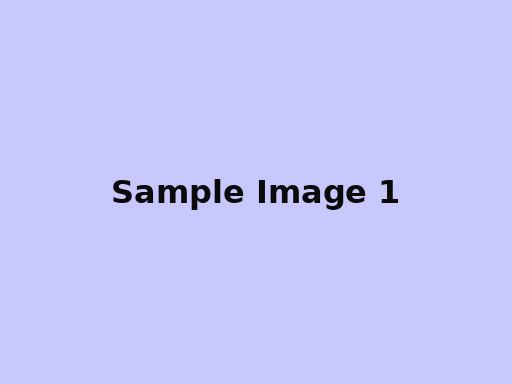
#> input picture Machine Learning/05_Image_Video_Processing/datasets/sample_images/sample1.png, 512 x 384 px; the run also reads 1 picture not shown here
$ jupyter execute 02-Pointwise-Operations-and-Histograms.ipynb   (shell and % lines are left out)
#> lines starting #> are read from the running program, lines starting #| are printed output that depends on the picture
# Table of Contents

- [1. Title and Overview](#1-title-and-overview)
- [2. Setup and Imports](#2-setup-and-imports)
- [3. Section 1: Introduction to Pointwise Operations](#3-section-1-introduction-to-pointwise-operations)
  - [What are Pointwise Operations?](#what-are-pointwise-operations)
  - [Why Pointwise Operations Matter](#why-pointwise-operations-matter)
  - [Basic Concepts](#basic-concepts)
- [4. Section 2: Brightness and Contrast Adjustments](#4-section-2-brightness-and-contrast-adjustments)
  - [Understanding Brightness and Contrast](#understanding-brightness-and-contrast)
  - [Adjusting Brightness](#adjusting-brightness)
  - [Adjusting Contrast](#adjusting-contrast)
  - [Combined Brightness and Contrast](#combined-brightness-and-contrast)
- [5. Section 3: Introduction to Histograms](#5-section-3-introduction-to-histograms)
  - [What is a Histogram?](#what-is-a-histogram)
  - [Computing and Plotting Histograms](#computing-and-plotting-histograms)
  - [Histograms for Color Images](#histograms-for-color-images)
  - [Interpreting Histograms](#interpreting-histograms)
- [6. Section 4: Histogram Equalization - Grayscale](#6-section-4-histogram-equalization---grayscale)
  - [What is Histogram Equalization?](#what-is-histogram-equalization)
  - [How It Works](#how-it-works)
  - [Implementing Grayscale Equalization](#implementing-grayscale-equalization)
  - [When to Use and Limitations](#when-to-use-and-limitations)
- [7. Section 5: Histogram Equalization - Color Images](#7-section-5-histogram-equalization---color-images)
  - [Challenges with Color Equalization](#challenges-with-color-equalization)
  - [Equalization in HSV Space](#equalization-in-hsv-space)
  - [Equalization in YCbCr Space](#equalization-in-ycbcr-space)
  - [RGB Equalization (with Caveats)](#rgb-equalization-with-caveats)
- [8. Section 6: Contrast Limited Adaptive Histogram Equalization (CLAHE)](#8-section-6-contrast-limited-adaptive-histogram-equalization-clahe)
  - [What is CLAHE?](#what-is-clahe)
  - [Parameters Explained](#parameters-explained)
  - [Implementing CLAHE](#implementing-clahe)
  - [When CLAHE Shines](#when-clahe-shines)
- [9. Section 7: Gamma Correction](#9-section-7-gamma-correction)
  - [What is Gamma Correction?](#what-is-gamma-correction)
  - [Understanding Gamma Values](#understanding-gamma-values)
  - [Implementing Gamma Correction](#implementing-gamma-correction)
  - [Practical Applications](#practical-applications)
- [10. Section 8: Putting It All Together](#10-section-8-putting-it-all-together)
  - [Comparison of Techniques](#comparison-of-techniques)
  - [Best Practices and Tips](#best-practices-and-tips)
  - [Further Reading and Exercises](#further-reading-and-exercises)
- [11. Conclusion](#11-conclusion)

# 1. Title and Overview

# Pointwise Operations and Histograms: Enhancing Images Pixel by Pixel

**Brief Introduction**: A beginner-friendly guide to pointwise operations, brightness/contrast adjustments, histograms, and advanced equalization techniques in image processing.

# 2. Setup and Imports

## Environment Setup

This section explains the necessary libraries we'll use for image processing tasks.

- **OpenCV**: Our main toolbox for image operations.
- **NumPy**: For numerical computations.
- **Matplotlib**: For visualizations.
- **scikit-image**: For advanced functions like CLAHE.

**Beginner Tip**: "Think of libraries as toolboxes. OpenCV is our main toolbox for image operations, NumPy for numerical computations, Matplotlib for visualizations, and scikit-image for advanced functions."

[cell 1]
import cv2
import numpy as np
import matplotlib.pyplot as plt
from skimage import exposure

# Set up matplotlib for inline plotting
plt.style.use('default')

# 3. Introduction to Pointwise Operations

## What are Pointwise Operations?

Pointwise operations modify each pixel independently, like adjusting brightness or contrast. Analogy: "It's like turning up the volume on each note in a song individually."

These operations are foundational for image enhancement and preprocessing for computer vision tasks.

## Why Pointwise Operations Matter

Pointwise operations enhance visibility in low-light images, correct camera issues, and prepare data for analysis. Common use cases include photography editing, medical imaging, and surveillance.

## Basic Concepts

Pixel values range from 0-255 for 8-bit images, representing intensity transformations.

[cell 2]
# Load and display a sample image
img = cv2.imread('datasets/sample_images/sample1.png')
#> img is the input picture: shape (384, 512, 3); mean B, G, R 251.4, 197.2, 197.2
img_rgb = cv2.cvtColor(img, cv2.COLOR_BGR2RGB)

plt.imshow(img_rgb)
plt.title('Sample Image')
plt.axis('off')
plt.show()

# 4. Brightness and Contrast Adjustments

## Understanding Brightness and Contrast

- **Brightness**: Overall lightness/darkness. Analogy: "Brightness is like room lighting; contrast is like the range of shades in a painting."
- **Contrast**: Difference between light and dark areas.

Mathematical formulas involve brightness shift and contrast scaling.

## Adjusting Brightness

Add or subtract a constant from all pixels.

[cell 3]
# Load a sample image
img_dark = cv2.imread('datasets/sample_images/sample2.png')
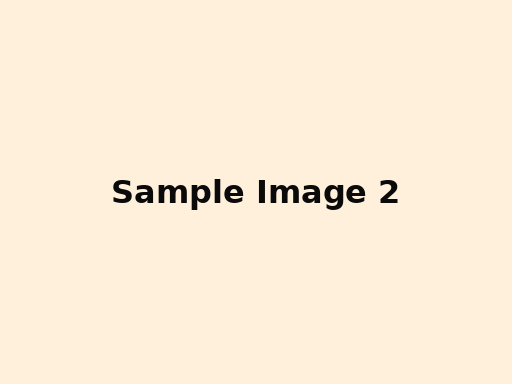
#> input picture Machine Learning/05_Image_Video_Processing/datasets/sample_images/sample2.png, 512 x 384 px
#> img_dark is the input picture: shape (384, 512, 3); mean B, G, R 216.9, 236.6, 251.4
img_dark_rgb = cv2.cvtColor(img_dark, cv2.COLOR_BGR2RGB)

# Increase brightness
bright_img = cv2.add(img_dark, 50)
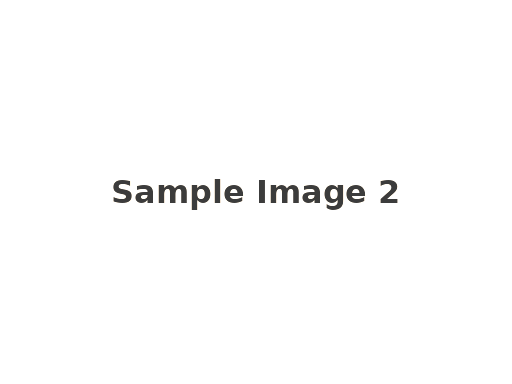
#> bright_img: shape (384, 512, 3); mean B, G, R 252.2, 252.2, 252.2
bright_img_rgb = cv2.cvtColor(bright_img, cv2.COLOR_BGR2RGB)

# Decrease brightness
dark_img = cv2.subtract(img_dark, 50)
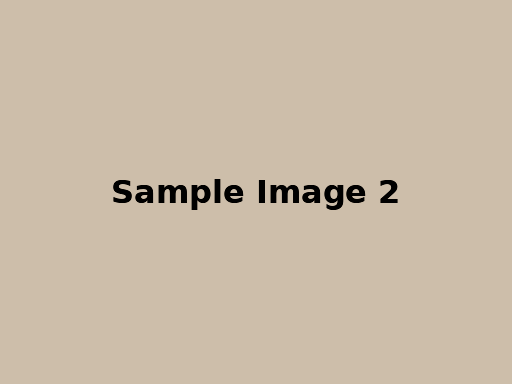
#> dark_img: shape (384, 512, 3); mean B, G, R 167.4, 187.1, 201.9
dark_img_rgb = cv2.cvtColor(dark_img, cv2.COLOR_BGR2RGB)

# Display side-by-side
fig, axes = plt.subplots(1, 3, figsize=(15, 5))
axes[0].imshow(img_dark_rgb)
axes[0].set_title('Original')
axes[0].axis('off')
axes[1].imshow(bright_img_rgb)
axes[1].set_title('Brighter')
axes[1].axis('off')
axes[2].imshow(dark_img_rgb)
axes[2].set_title('Darker')
axes[2].axis('off')
plt.show()

[cell 4]
# Example with a bright image
img_bright = cv2.imread('datasets/sample_images/group.jpg')
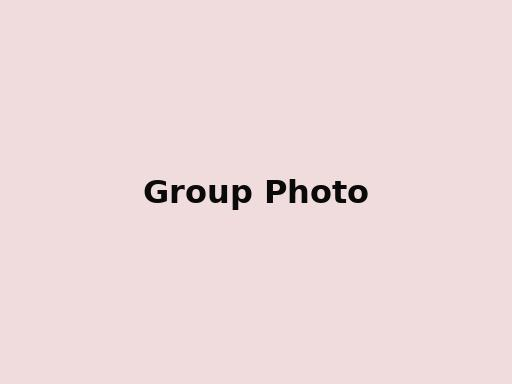
#> input picture Machine Learning/05_Image_Video_Processing/datasets/sample_images/group.jpg, 512 x 384 px
#> img_bright is the input picture: shape (384, 512, 3); mean B, G, R 218.5, 217.6, 237.3
img_bright_rgb = cv2.cvtColor(img_bright, cv2.COLOR_BGR2RGB)

# Decrease brightness
dim_img = cv2.subtract(img_bright, 30)
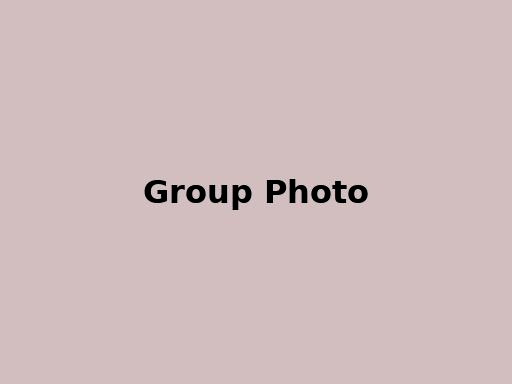
#> dim_img: shape (384, 512, 3); mean B, G, R 188.8, 187.8, 207.5
dim_img_rgb = cv2.cvtColor(dim_img, cv2.COLOR_BGR2RGB)

plt.figure(figsize=(10, 5))
plt.subplot(1, 2, 1)
plt.imshow(img_bright_rgb)
plt.title('Original Bright Image')
plt.axis('off')
plt.subplot(1, 2, 2)
plt.imshow(dim_img_rgb)
plt.title('Dimmed Image')
plt.axis('off')
plt.show()

## Adjusting Contrast

Multiply pixels by a factor, possibly with offset.

[cell 5]
# Increase contrast on a low-contrast image
img_low_contrast = cv2.imread('datasets/sample_images/sample2.png', cv2.IMREAD_GRAYSCALE)

# Convert to float for multiplication
img_float = img_low_contrast.astype(np.float32)
contrast_img = cv2.multiply(img_float, 1.5)
contrast_img = np.clip(contrast_img, 0, 255).astype(np.uint8)

# Display
plt.figure(figsize=(10, 5))
plt.subplot(1, 2, 1)
plt.imshow(img_low_contrast, cmap='gray')
plt.title('Original Low Contrast')
plt.axis('off')
plt.subplot(1, 2, 2)
plt.imshow(contrast_img, cmap='gray')
plt.title('Increased Contrast')
plt.axis('off')
plt.show()

[cell 6]
# Decrease contrast on a high-contrast image
img_high_contrast = cv2.imread('datasets/sample_images/coins.png', cv2.IMREAD_GRAYSCALE)
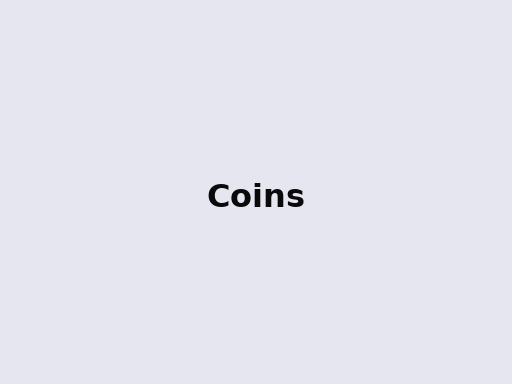
#> input picture Machine Learning/05_Image_Video_Processing/datasets/sample_images/coins.png, 512 x 384 px

img_float = img_high_contrast.astype(np.float32)
low_contrast_img = cv2.multiply(img_float, 0.5)
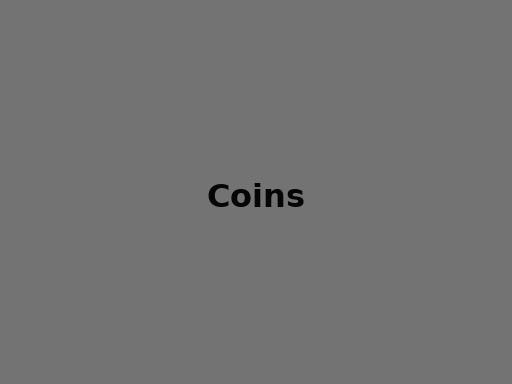
#> low_contrast_img: shape (384, 512) float32; min 5, max 115.5, mean 115
low_contrast_img = np.clip(low_contrast_img, 0, 255).astype(np.uint8)

plt.figure(figsize=(10, 5))
plt.subplot(1, 2, 1)
plt.imshow(img_high_contrast, cmap='gray')
plt.title('Original High Contrast')
plt.axis('off')
plt.subplot(1, 2, 2)
plt.imshow(low_contrast_img, cmap='gray')
plt.title('Decreased Contrast')
plt.axis('off')
plt.show()

# Beginner Tip: Don't overdo contrast - it can make images look unnatural.

## Combined Brightness and Contrast

Formula: `new_pixel = alpha * old_pixel + beta`

Common Mistake: "Forgetting to clip values to 0-255 range can cause overflow/underflow."

[cell 7]
# Combined adjustment
img = cv2.imread('datasets/sample_images/sample2.png', cv2.IMREAD_GRAYSCALE)

alpha = 1.2  # contrast
beta = 30    # brightness

adjusted = cv2.convertScaleAbs(img, alpha=alpha, beta=beta)

plt.figure(figsize=(10, 5))
plt.subplot(1, 2, 1)
plt.imshow(img, cmap='gray')
plt.title('Original')
plt.axis('off')
plt.subplot(1, 2, 2)
plt.imshow(adjusted, cmap='gray')
plt.title(f'Adjusted (alpha={alpha}, beta={beta})')
plt.axis('off')
plt.show()

# 5. Introduction to Histograms

## What is a Histogram?

A histogram shows the distribution of pixel intensities. Analogy: "Like a bar graph of grades in a class - shows how many pixels are at each brightness level."

X-axis: Intensity (0-255), Y-axis: Frequency.

## Computing and Plotting Histograms

[cell 8]
# Compute histogram for grayscale image
img_gray = cv2.imread('datasets/sample_images/sample2.png', cv2.IMREAD_GRAYSCALE)

hist = cv2.calcHist([img_gray], [0], None, [256], [0, 256])
#> hist = 256 values, max 193067 at index 242, min 0 at index 0, mean 768

# Plot
plt.figure(figsize=(10, 5))
plt.subplot(1, 2, 1)
plt.imshow(img_gray, cmap='gray')
plt.title('Image')
plt.axis('off')
plt.subplot(1, 2, 2)
plt.plot(hist)
plt.title('Histogram')
plt.xlabel('Pixel Intensity')
plt.ylabel('Frequency')
plt.show()
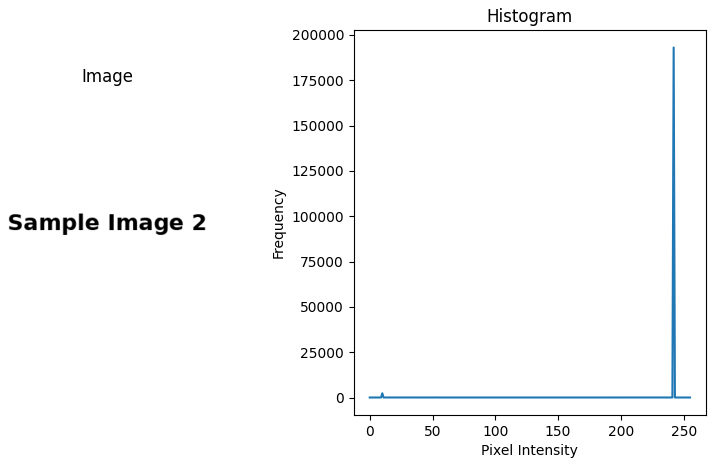
#> figure drawn by matplotlib, 2 panels; panel 2: curve peaks at x = 242, y = 193067

# Beginner Tip: Histograms help you understand image characteristics at a glance.

## Histograms for Color Images

Separate histograms for R, G, B channels.

[cell 9]
# RGB histograms
img_color = cv2.imread('datasets/sample_images/group.jpg')
img_color_rgb = cv2.cvtColor(img_color, cv2.COLOR_BGR2RGB)

# Calculate histograms for each channel
hist_r = cv2.calcHist([img_color], [0], None, [256], [0, 256])
#> hist_r = 256 values, max 190258 at index 221, min 0 at index 58, mean 768
hist_g = cv2.calcHist([img_color], [1], None, [256], [0, 256])
#> hist_g = 256 values, max 189898 at index 220, min 0 at index 61, mean 768
hist_b = cv2.calcHist([img_color], [2], None, [256], [0, 256])
#> hist_b = 256 values, max 189622 at index 240, min 0 at index 78, mean 768

# Plot
plt.figure(figsize=(15, 5))
plt.subplot(1, 4, 1)
plt.imshow(img_color_rgb)
plt.title('Image')
plt.axis('off')
plt.subplot(1, 4, 2)
plt.plot(hist_r, color='red')
plt.title('Red Channel')
plt.subplot(1, 4, 3)
plt.plot(hist_g, color='green')
plt.title('Green Channel')
plt.subplot(1, 4, 4)
plt.plot(hist_b, color='blue')
plt.title('Blue Channel')
plt.show()
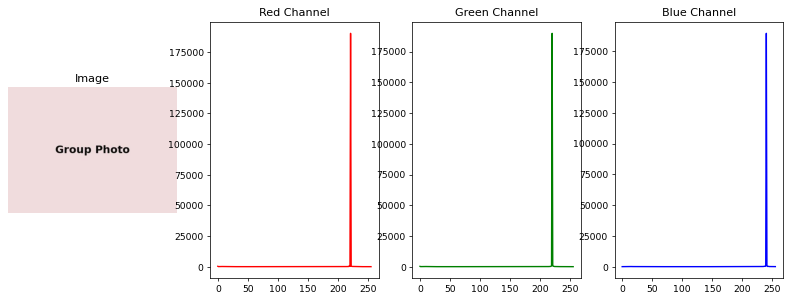
#> figure drawn by matplotlib, 4 panels; panel 2: curve peaks at x = 221, y = 190258; panel 3: curve peaks at x = 220, y = 189898; panel 4: curve peaks at x = 240, y = 189622

## Interpreting Histograms

- Low contrast: Narrow histogram.
- High contrast: Wide histogram.
- Dark images: Left-skewed.
- Bright images: Right-skewed.

Tip: "A well-balanced histogram spreads across the range for good contrast."

# 6. Histogram Equalization - Grayscale

## What is Histogram Equalization?

Redistributes pixel intensities to improve contrast. Analogy: "Like evening out wealth in an economy - spreads out the brightness levels."

Goal: Transform histogram to be uniform (flat).

## How It Works

Uses cumulative distribution function (CDF) to map intensities to new values.

[cell 10]
## Implementing Grayscale Equalization

img = cv2.imread('datasets/sample_images/sample2.png', cv2.IMREAD_GRAYSCALE)

# Compute histograms before equalization
hist_before = cv2.calcHist([img], [0], None, [256], [0, 256])
#> hist_before has the same summary as hist

# Equalize
img_eq = cv2.equalizeHist(img)

# Histogram after
hist_after = cv2.calcHist([img_eq], [0], None, [256], [0, 256])
#> hist_after = 256 values, max 193067 at index 255, min 0 at index 3, mean 768

# Visualization
plt.figure(figsize=(15, 10))

plt.subplot(2, 2, 1)
plt.imshow(img, cmap='gray')
plt.title('Original Image')
plt.axis('off')

plt.subplot(2, 2, 2)
plt.imshow(img_eq, cmap='gray')
plt.title('Equalized Image')
plt.axis('off')

plt.subplot(2, 2, 3)
plt.plot(hist_before, color='blue')
plt.title('Histogram Before')
plt.xlabel('Pixel Intensity')
plt.ylabel('Frequency')

plt.subplot(2, 2, 4)
plt.plot(hist_after, color='red')
plt.title('Histogram After')
plt.xlabel('Pixel Intensity')
plt.ylabel('Frequency')

plt.tight_layout()
plt.show()
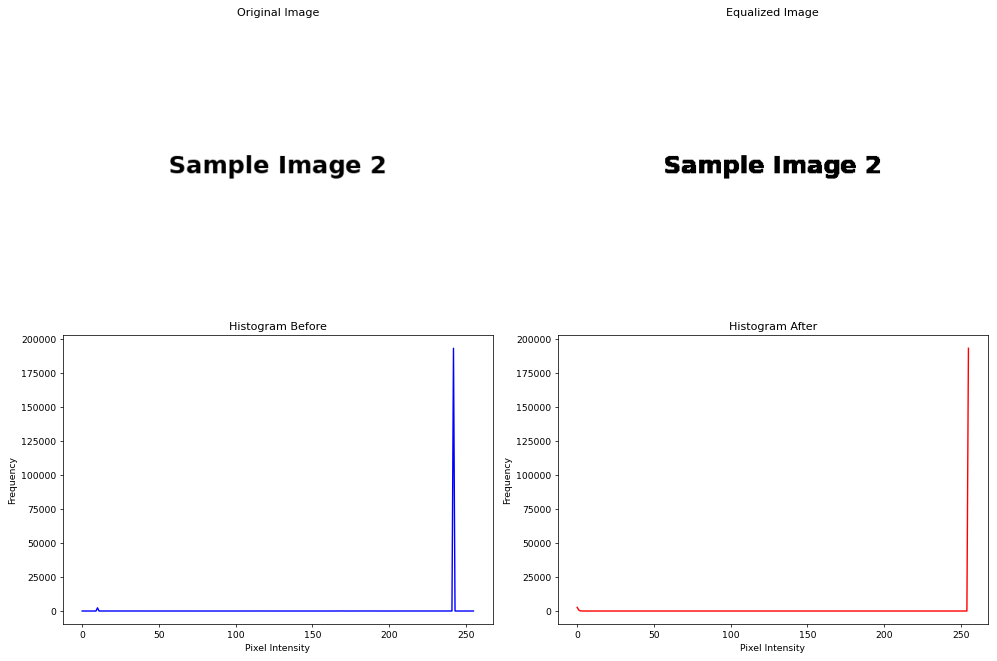
#> figure drawn by matplotlib, 4 panels; panel 3: curve peaks at x = 242, y = 193067; panel 4: curve peaks at x = 255, y = 193067

[cell 11]
# Example with coins.png
img_coins = cv2.imread('datasets/sample_images/coins.png', cv2.IMREAD_GRAYSCALE)

hist_before_coins = cv2.calcHist([img_coins], [0], None, [256], [0, 256])
#> hist_before_coins = 256 values, max 195412 at index 231, min 0 at index 0, mean 768
#> (the rest of the program and of its run is left out)
